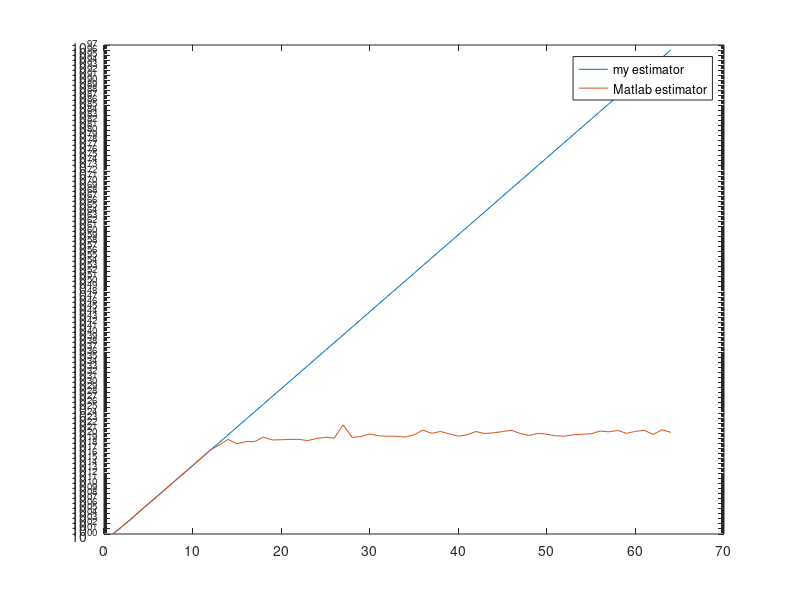

This chart was generated by the following MATLAB code:
clear all
for n=1:64
    A=hilb(n);
    norm=max(sum(abs(A)));
    Ainv=invhilb(n);
    norm1=max(sum(abs(Ainv)));
    cond1(n)=norm*norm1
    cond2(n)=cond(A,1)
end
 
figure
semilogy(1:64,cond1,1:64,cond2)
legend('my estimator','Matlab estimator')

 
